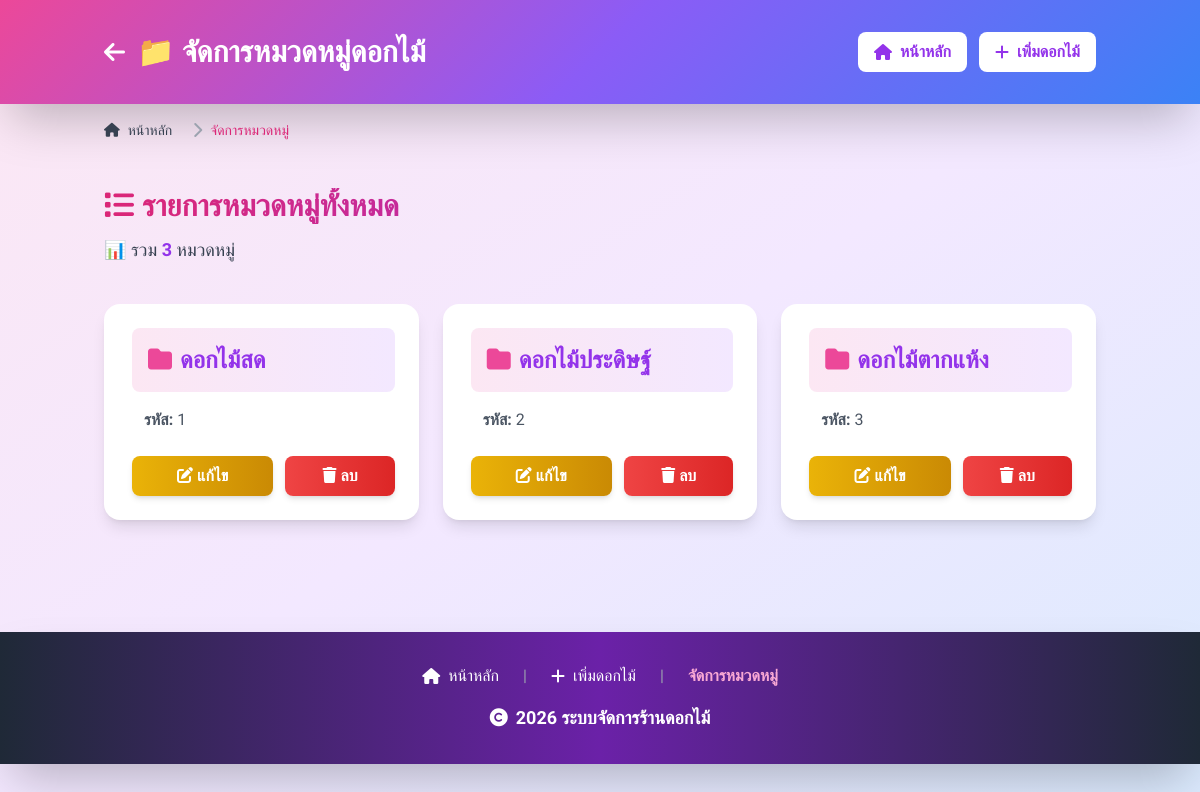
/categories, run on an earlier commit of the app's database.
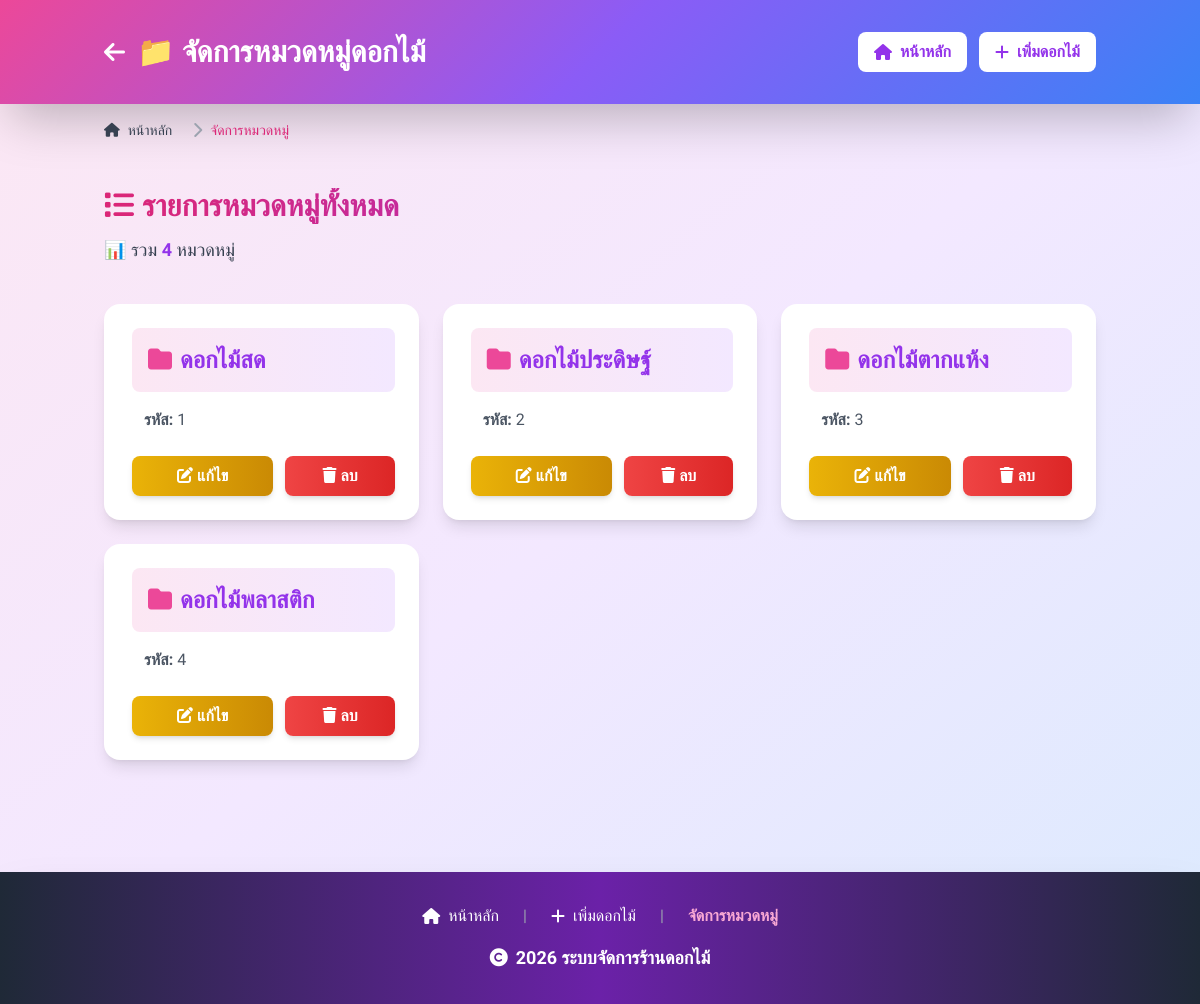
And on a later commit of the database.
### tables this page shows
CREATE TABLE Categories (
    category_id INTEGER PRIMARY KEY AUTOINCREMENT,
    category_name TEXT NOT NULL UNIQUE
);

### app.py (the view)
@app.route('/categories')
def categories():
    categories = get_categories()
    return render_template('categories.html', categories=categories)

### app.py (called while the page is built)
def get_db_connection():
    conn = sqlite3.connect(DATABASE)
    conn.row_factory = sqlite3.Row
    return conn

def get_categories():
    conn = get_db_connection()
    cursor = conn.cursor()
    cursor.execute("SELECT * FROM Categories ORDER BY category_id")
    categories = cursor.fetchall()
    conn.close()
    return categories

### templates/categories.html (shortened to what this page needs)
<!DOCTYPE html>
<html lang="th">
<head>
    <script src="https://cdn.tailwindcss.com"></script>
    <link rel="stylesheet" href="https://cdnjs.cloudflare.com/ajax/libs/font-awesome/6.4.0/css/all.min.css">
</head>
<body class="bg-gradient-to-br from-pink-100 via-purple-100 to-blue-100 min-h-screen">
    <header class="gradient-header text-white py-8 shadow-2xl">
        <div class="container mx-auto px-4">
            <div class="flex items-center justify-between gap-4">
                <div class="flex items-center gap-3">
                    <a href="{{ url_for('index') }}" class="hover:text-pink-200 transition">
                        <i class="fas fa-arrow-left text-2xl"></i>
                    </a>
                    <h1 class="text-3xl font-bold">📁 จัดการหมวดหมู่ดอกไม้</h1>
                </div>
                <nav class="flex gap-3">
                    <a href="{{ url_for('index') }}" class="bg-white text-purple-600 px-4 py-2 rounded-lg font-semibold hover:bg-gray-100 transition flex items-center gap-2">
                        <i class="fas fa-home"></i> หน้าหลัก
                    </a>
                    <a href="{{ url_for('add_flower') }}" class="bg-white text-purple-600 px-4 py-2 rounded-lg font-semibold hover:bg-gray-100 transition flex items-center gap-2">
                        <i class="fas fa-plus"></i> เพิ่มดอกไม้
                    </a>
                </nav>
            </div>
        </div>
    </header>
    <div class="container mx-auto px-4 mt-4">
        <nav class="flex" aria-label="Breadcrumb">
            <ol class="inline-flex items-center space-x-1 md:space-x-3">
                <li class="inline-flex items-center">
                    <a href="{{ url_for('index') }}" class="inline-flex items-center text-sm font-medium text-gray-700 hover:text-pink-600">
                        <i class="fas fa-home mr-2"></i> หน้าหลัก
                    </a>
                </li>
                <li>
                    <div class="flex items-center">
                        <i class="fas fa-chevron-right text-gray-400 mx-2"></i>
                        <span class="text-sm font-medium text-pink-600">จัดการหมวดหมู่</span>
                    </div>
                </li>
            </ol>
        </nav>
    </div>
    <main class="container mx-auto px-4 py-12">
        {% if categories %}
            <div class="mb-10">
                <h2 class="text-3xl font-bold text-transparent bg-clip-text bg-gradient-to-r from-pink-600 to-purple-600 mb-3">
                    <i class="fas fa-list mr-2"></i>รายการหมวดหมู่ทั้งหมด
                </h2>
                <p class="text-gray-700 text-lg">📊 รวม <span class="font-bold text-purple-600">{{ categories|length }}</span> หมวดหมู่</p>
            </div>
            <div class="grid grid-cols-1 md:grid-cols-2 lg:grid-cols-3 gap-6">
                {% for category in categories %}
                    <div class="category-item bg-white rounded-2xl shadow-lg p-6 border-l-4 border-transparent hover:border-pink-500">
                        <div class="bg-gradient-to-r from-pink-100 to-purple-100 p-4 rounded-lg mb-4">
                            <h3 class="text-2xl font-bold text-purple-600">
                                <i class="fas fa-folder text-pink-500 mr-2"></i>{{ category['category_name'] }}
                            </h3>
                        </div>
                        <div class="mb-6">
                            <p class="text-gray-600">
                                <span class="font-semibold">รหัส:</span> {{ category['category_id'] }}
                            </p>
                        </div>
                        <div class="flex gap-3">
                            <a href="{{ url_for('edit_category', category_id=category['category_id']) }}"
                               class="flex-1 bg-gradient-to-r from-yellow-500 to-yellow-600 hover:from-yellow-600 hover:to-yellow-700 text-white py-2 px-4 rounded-lg font-semibold text-center transition shadow-md hover:shadow-lg transform hover:scale-105">
                                <i class="fas fa-edit mr-1"></i>แก้ไข
                            </a>
                            <form action="{{ url_for('delete_category', category_id=category['category_id']) }}" method="POST" class="flex-1" onsubmit="return confirm('คุณแน่ใจหรือว่าจะลบหมวดหมู่นี้?');">
                                <button type="submit" class="w-full bg-gradient-to-r from-red-500 to-red-600 hover:from-red-600 hover:to-red-700 text-white py-2 px-4 rounded-lg font-semibold transition shadow-md hover:shadow-lg transform hover:scale-105">
                                    <i class="fas fa-trash mr-1"></i>ลบ
                                </button>
                            </form>
                        </div>
                    </div>
                {% endfor %}
            </div>
        {% endif %}
    </main>
    <footer class="bg-gradient-to-r from-gray-800 via-purple-800 to-gray-800 text-white text-center py-8 mt-16 shadow-2xl">
        <div class="container mx-auto px-4">
            <div class="flex justify-center gap-6 mb-4">
                <a href="{{ url_for('index') }}" class="text-white hover:text-pink-300 transition flex items-center gap-2">
                    <i class="fas fa-home"></i> หน้าหลัก
                </a>
                <span class="text-gray-400">|</span>
                <a href="{{ url_for('add_flower') }}" class="text-white hover:text-pink-300 transition flex items-center gap-2">
                    <i class="fas fa-plus"></i> เพิ่มดอกไม้
                </a>
                <span class="text-gray-400">|</span>
                <span class="text-pink-300 font-semibold">จัดการหมวดหมู่</span>
            </div>
            <p class="text-lg font-semibold"><i class="fas fa-copyright mr-2"></i>2026 ระบบจัดการร้านดอกไม้</p>
        </div>
    </footer>
</body>
</html>

### templates/categories.html (style rules this page uses)
* { font-family: 'Kanit', sans-serif; }
.gradient-header { background: linear-gradient(135deg, #ec4899 0%, #8b5cf6 50%, #3b82f6 100%); }
.category-item { transition: all 0.3s ease; border-left: 4px solid transparent; }

What changed in the data, as far as the page shows it:
added Categories: category_name "ดอกไม้พลาสติก", category_id "4"
Also different on the page:
{{ categories|length }}: "3" → "4"
